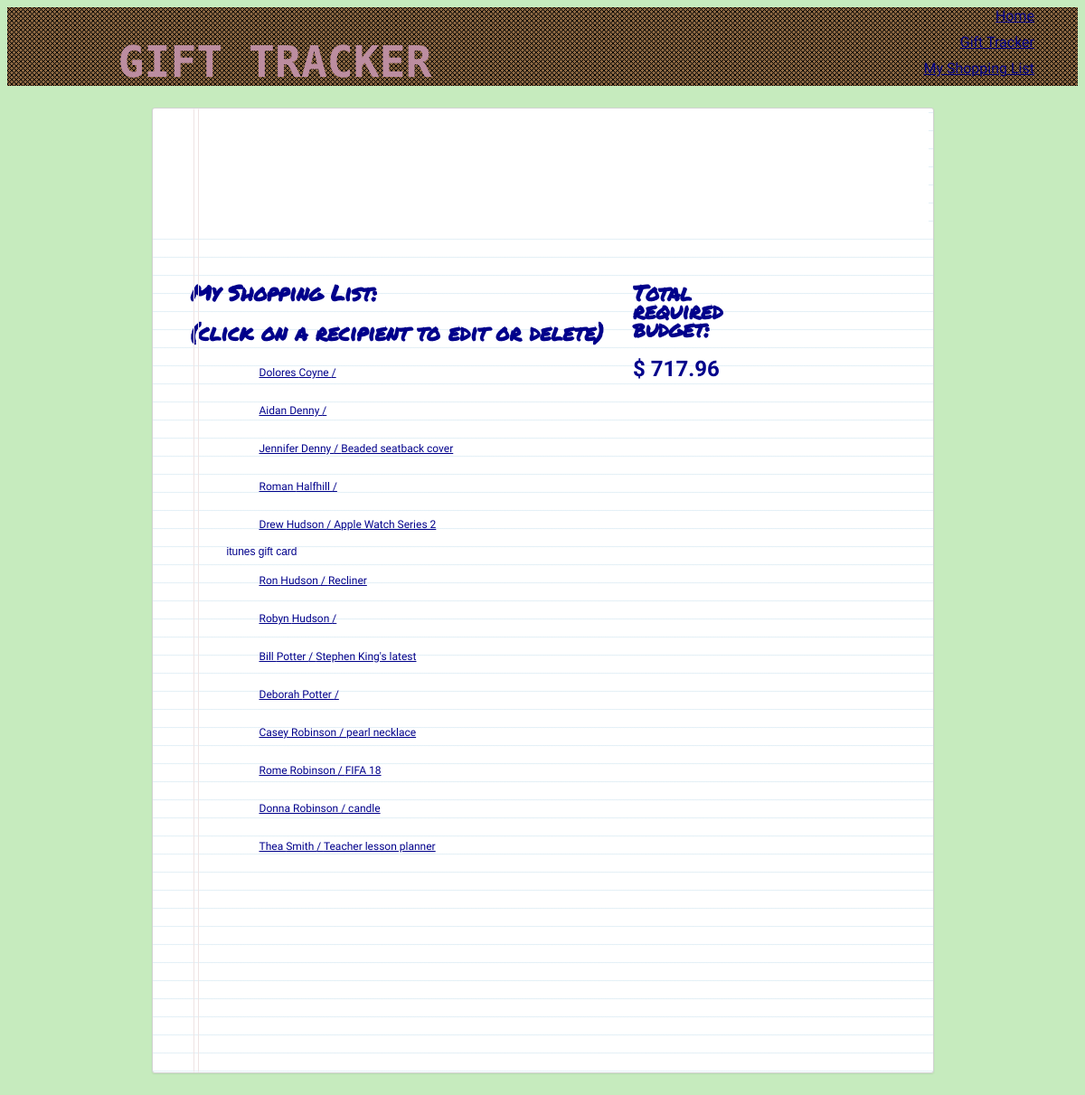
Page /idea_tracker/shoppinglist/ on the earlier database version.
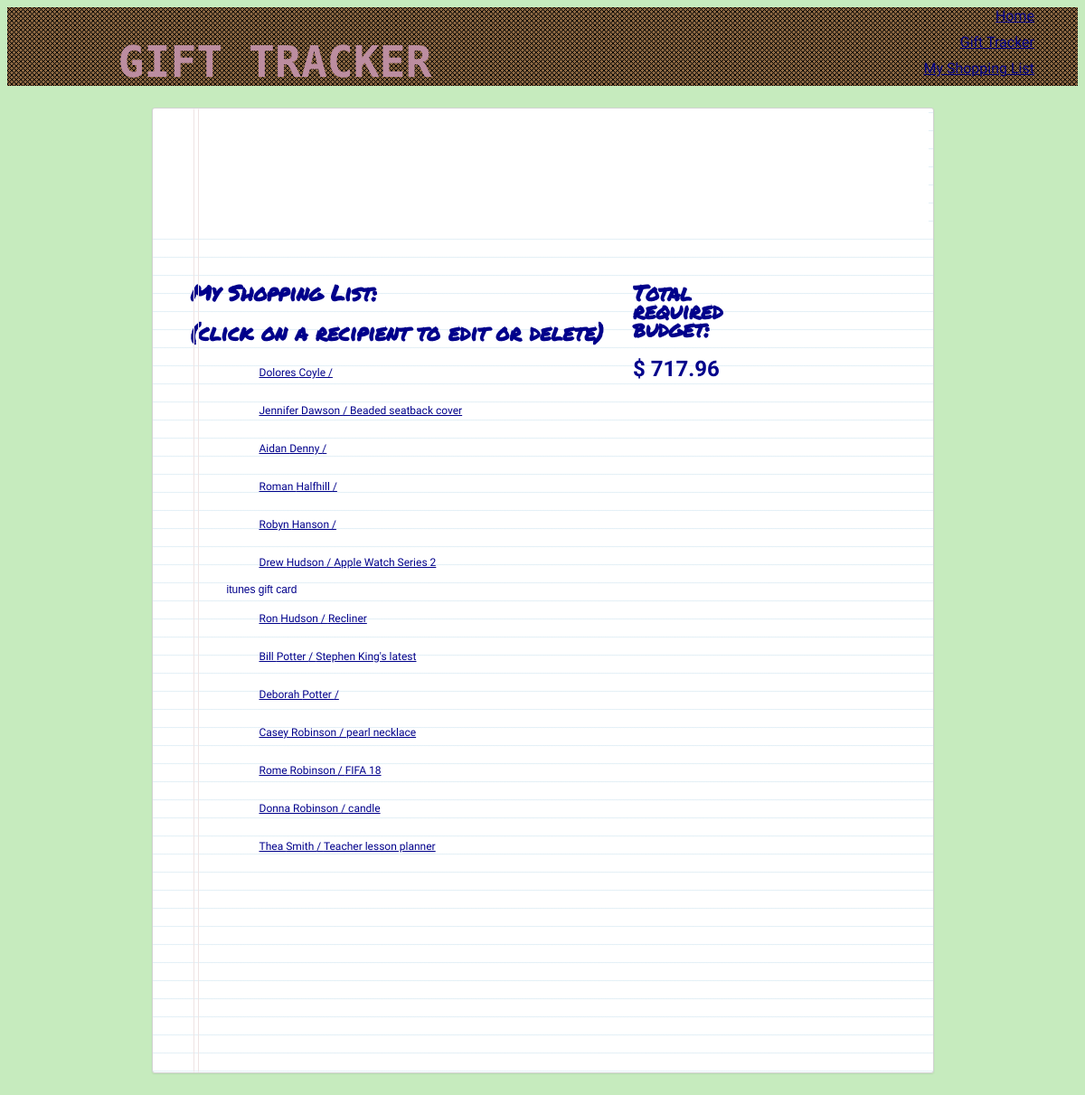
Same page on the later database version.
### idea_tracker/models.py (models this page shows, shortened)
class Recipient(models.Model):
    first_name = models.CharField(max_length=30)
    last_name = models.CharField(max_length=30)
    birthday = models.CharField(max_length=10, blank=True)
    notes = models.TextField(max_length=255, blank=True)
    def get_absolute_url(self):
        return reverse('recipient_update_form', kwargs={'pk': self.pk})

class Gift(models.Model):
    name = models.CharField(max_length=30, blank=True)
    model_number = models.CharField(max_length=30, blank=True)
    price = models.DecimalField(default=0.00, decimal_places=2, max_digits=6)
    recipients = models.ManyToManyField(Recipient, blank=True)
    purchased = models.BooleanField(default=False)
    def __str__(self):
        return "{}".format(self.name)

### idea_tracker/views.py (the view)
def shopping_list(request):
    recipients = models.Recipient.objects.prefetch_related('gift_set').all().order_by('last_name')
    gift_list = models.Gift.objects.all()
    total = []
    for y in gift_list:
        total.append(y.price)
        total_price = sum(total)
    return render(request, 'idea_tracker/shoppinglist.html', {'recipients': recipients, 'total_price': total_price})

### idea_tracker/templates/idea_tracker/shoppinglist.html (shortened to what this page needs)
{% extends 'layout.html' %}
{% load static from staticfiles %}
{% block css %} <link rel="stylesheet" href="{% static '/css/shoppinglist.css' %}">{% endblock %}
    {% block content %}
<div class="paper">
    <article class="head"></article>
        <p>&nbsp;</p>
    <div class='container'>
        <div>
            <h3>My Shopping List:</h3>
            <h3 style='font-family: 'Kalam', cursive'>(click on a recipient to edit or delete)</h3>
                {% for name in recipients %}
                    <ul>
                        <li><a href="{{ name.get_absolute_url }}">{{ name.first_name }} {{ name.last_name }} /
                        {% for gift in name.gift_set.all %}
                         <span style='color:darkblue'>{{ gift }}</span></a></li>
                         {% endfor %}
                    </ul>
                {% endfor %}
        </div>
        <div>
            <h3>Total required budget:</h3>
            <h3 class='price'>$ {{ total_price }}</h3>
        </div>
    </div>
</div>
    {% endblock %}

### templates/layout.html (shortened to what this page needs)
<!doctype html>
{% load static from staticfiles %}
<html>
<head>
    <link rel="stylesheet" href="{% static '/css/layout.css' %}">
    {% block css %}{% endblock %}
</head>
<body>
    <div class="hero">
        <header>
            <h1>GIFT TRACKER</h1>
            <nav>
                <ul>
                    <li><a href="/home">Home</a></li>
                    <li><a href="/idea_tracker/forms/recipient_form">Gift Tracker</a></li>
                    <li><a href="/idea_tracker/shoppinglist">My Shopping List</a></li>
                </ul>
            </nav>
        </header>
    </div>
    {% block content %}{% endblock %}
</body>
</html>

### assets/css/layout.css (style rules this page uses)
:root { background: #c6ebbe ; }
header { background: #8b6742; color: #000; background-image: url('../images/pattern2.png'); z-index: 1000; display: grid; grid-template-columns: 1fr 1fr; grid-template-rows: 1fr; grid-template-areas: "title nav"; }
header h1 { grid-area: title; text-align: center; color: #bc8da0; font-family: 'Monoton', cursive; font-size: 3em; margin-bottom: -20px; }
nav { grid-area: nav; }
nav ul { text-align: right; margin: 0 auto; }
nav li, li { font-family: 'Kalam', cursive; display: block; margin: 0 2em; padding: 0 1em 10px; }
a { color: #bc8da0; }
li a { color: darkblue; }
h3, h4, h5 { color: darkblue; font-family: 'Permanent Marker', cursive, 'Courier New', serif; font-size: 2em; }
.container { width: 80%; display: grid; grid-template-columns: 3fr 1fr; }
.price { font-family: 'Kalam', cursive; grid-area: price; }

### assets/css/shoppinglist.css (style rules this page uses)
.paper { font: normal 12px/1.5 "Lucida Grande", arial, sans-serif; width: 50%; height: 80%; margin: 2em auto; padding: 6px 5px 4px 42px; position: relative; color: #444; line-height: 20px; border: 1px solid #d2d2d2; background: #fff; background: -webkit-gradient(linear, 0 0, 0 100%, from(#d9eaf3), color-stop(4%, #fff)) 0 4px; background: -webkit-linear-gradient(top, #d9eaf3 0%, #fff 8%) 0 4px; background: -moz-linear-gradient(top, #d9eaf3 0%, #fff 8%) 0 4px; background: -ms-linear-gradient(top, #d9eaf3 0%, #fff 8%) 0 4px; background: -o-linear-gradient(top, #d9eaf3 0%, #fff 8%) 0 4px; background: linear-gradient(top, #d9eaf3 0%, #fff 8%) 0 4px; -webkit-background-size: 100% 20px; -moz-background-size: 100% 20px; -ms-background-size: 100% 20px; -o-background-size: 100% 20px; background-size: 100% 20px; -webkit-border-radius: 3px; -moz-border-radius: 3px; border-radius: 3px; -webkit-box-shadow: 0 1px 2px rgba(0,0,0,0.07); -moz-box-shadow: 0 1px 2px rgba(0,0,0,0.07); box-shadow: 0 1px 2px rgba(0,0,0,0.07); width: 816px; height: 1056px; }
.paper::before { content: ''; position: absolute; width: 4px; top: 0; left: 45px; bottom: 0; border: 1px solid; border-color: transparent #efe4e4; }
.head { background-color: #FFF; min-height: 124px; margin-left: -42px; margin-top: -4px; }

Differences in the rows shown:
changed Recipient "Dolores": last_name "Coyne" → "Coyle"
changed Recipient "Jennifer": last_name "Denny" → "Dawson"; moves up the list
changed Recipient "Robyn": last_name "Hudson" → "Hanson"; moves up the list
